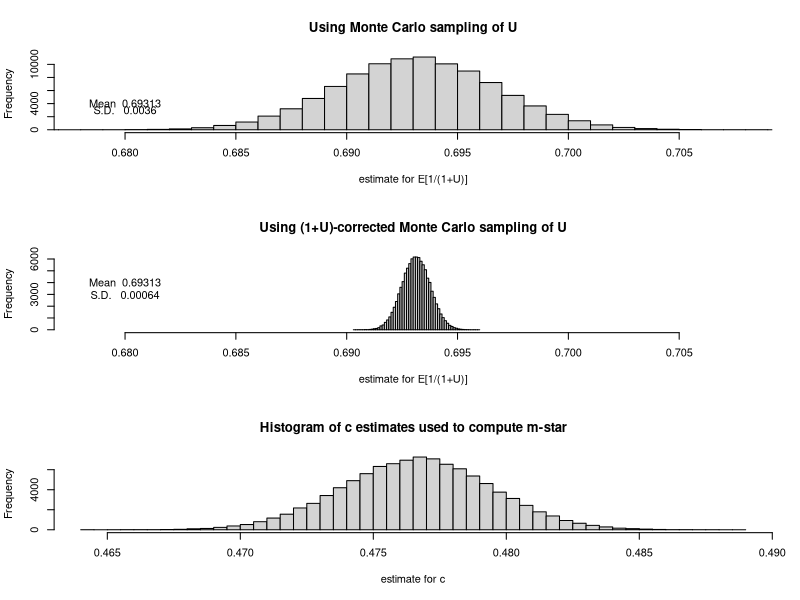

This chart was generated by the following R code:

# Coding the Wikipedia example on control variates
# by Cory Lanker, 2/1/2019

set.seed(2019)
val = matrix(NA, 100000, 3)
for (i in 1:nrow(val)){
  s = runif(1500)
  f = 1/(1+s)
  g = 1+s
  v = -1*cov(f, s)/var(g)
  fs = f + v*(g - 1.5)
  val[i, ] = c(mean(f), mean(fs), v)
}

mv = apply(val, 2, mean)
sv = apply(val, 2, sd)

pdf('control_variates_example.pdf')
par(mfrow=c(3,1))
hist(val[, 1], 50, xlab='estimate for E[1/(1+U)]',
     main='Using Monte Carlo sampling of U',
     xlim=c(0.678, 0.708))
text(0.68, 4000, paste('Mean ', round(mv[1], 5)))
text(0.68, 3000, paste('S.D.  ', round(sv[1], 5)))
hist(val[, 2], 50, xlab='estimate for E[1/(1+U)]',
     main='Using (1+U)-corrected Monte Carlo sampling of U',
     xlim=c(0.678, 0.708))
text(0.68, 4000, paste('Mean ', round(mv[2], 5)))
text(0.68, 3000, paste('S.D.  ', round(sv[2], 5)))
hist(val[, 3], 50, xlab='estimate for c',
     main='Histogram of c estimates used to compute m-star')
dev.off()
